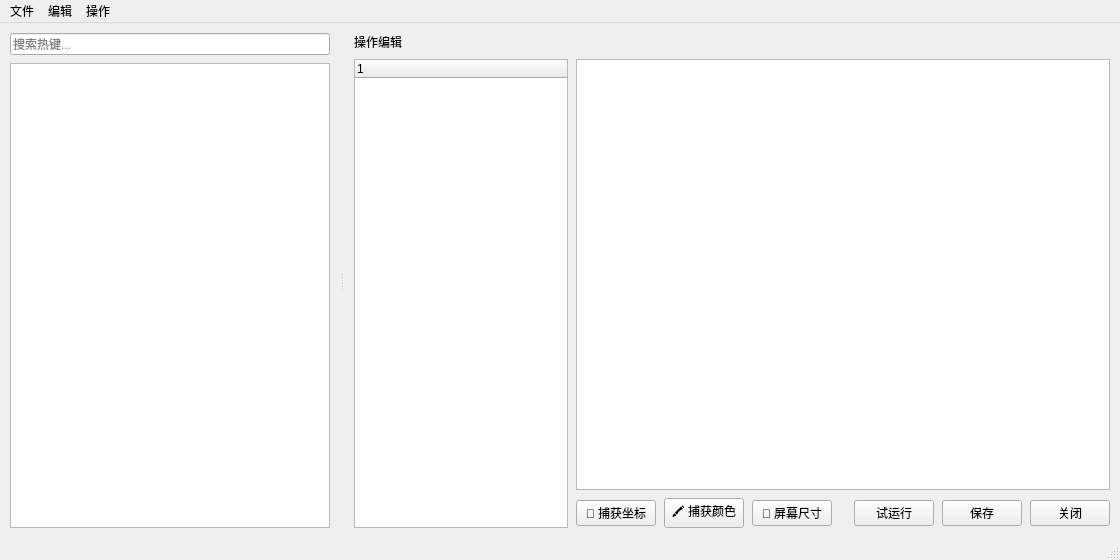
<?xml version="1.0" encoding="UTF-8"?>
<ui version="4.0">
 <class>MainWindow</class>
 <widget class="QMainWindow" name="MainWindow">
  <property name="geometry">
   <rect>
    <x>0</x>
    <y>0</y>
    <width>1120</width>
    <height>560</height>
   </rect>
  </property>
  <property name="minimumSize">
   <size>
    <width>370</width>
    <height>480</height>
   </size>
  </property>
  <property name="windowTitle">
   <string>HotKey - 热键工具</string>
  </property>
  <widget class="QWidget" name="centralWidget">
   <layout class="QHBoxLayout" name="centralLayout">
    <property name="spacing">
     <number>0</number>
    </property>
    <property name="leftMargin">
     <number>0</number>
    </property>
    <property name="topMargin">
     <number>0</number>
    </property>
    <property name="rightMargin">
     <number>0</number>
    </property>
    <property name="bottomMargin">
     <number>0</number>
    </property>
    <item>
     <widget class="QSplitter" name="centralSplitter">
      <property name="orientation">
       <enum>Qt::Horizontal</enum>
      </property>
      <property name="childrenCollapsible">
       <bool>false</bool>
      </property>
      <widget class="QWidget" name="listPanel">
       <property name="minimumSize">
        <size>
         <width>340</width>
         <height>0</height>
        </size>
       </property>
       <layout class="QVBoxLayout" name="listLayout">
        <property name="spacing">
         <number>8</number>
        </property>
        <property name="leftMargin">
         <number>10</number>
        </property>
        <property name="topMargin">
         <number>10</number>
        </property>
        <property name="rightMargin">
         <number>10</number>
        </property>
        <property name="bottomMargin">
         <number>10</number>
        </property>
        <item>
         <widget class="QLineEdit" name="searchEdit">
          <property name="placeholderText">
           <string>搜索热键...</string>
          </property>
          <property name="clearButtonEnabled">
           <bool>true</bool>
          </property>
         </widget>
        </item>
        <item>
         <widget class="QTableView" name="hotkeyTable">
          <property name="alternatingRowColors">
           <bool>true</bool>
          </property>
          <property name="selectionBehavior">
           <enum>QAbstractItemView::SelectRows</enum>
          </property>
          <property name="selectionMode">
           <enum>QAbstractItemView::SingleSelection</enum>
          </property>
          <property name="editTriggers">
           <set>QAbstractItemView::NoEditTriggers</set>
          </property>
          <property name="showGrid">
           <bool>false</bool>
          </property>
          <property name="contextMenuPolicy">
           <enum>Qt::CustomContextMenu</enum>
          </property>
         </widget>
        </item>
       </layout>
      </widget>
      <widget class="QWidget" name="editorPanel">
       <layout class="QVBoxLayout" name="editorLayout">
        <property name="spacing">
         <number>8</number>
        </property>
        <property name="leftMargin">
         <number>10</number>
        </property>
        <property name="topMargin">
         <number>10</number>
        </property>
        <property name="rightMargin">
         <number>10</number>
        </property>
        <property name="bottomMargin">
         <number>10</number>
        </property>
        <item>
         <widget class="QLabel" name="lblEditing">
          <property name="text">
           <string>操作编辑</string>
          </property>
         </widget>
        </item>
        <item>
         <layout class="QHBoxLayout" name="editorBody">
          <property name="spacing">
           <number>8</number>
          </property>
          <item>
           <widget class="StatementTree" name="statementTree">
            <property name="minimumSize">
             <size>
              <width>190</width>
              <height>0</height>
             </size>
            </property>
            <property name="maximumSize">
             <size>
              <width>240</width>
              <height>16777215</height>
             </size>
            </property>
           </widget>
          </item>
          <item>
           <layout class="QVBoxLayout" name="editorColumn">
            <property name="spacing">
             <number>8</number>
            </property>
            <item>
             <widget class="ScriptEditor" name="scriptEditor"/>
            </item>
            <item>
             <layout class="QHBoxLayout" name="editorToolbar">
              <item>
               <widget class="QPushButton" name="btnCapturePos">
                <property name="text">
                 <string>🎯 捕获坐标</string>
                </property>
               </widget>
              </item>
              <item>
               <widget class="QPushButton" name="btnCaptureColor">
                <property name="text">
                 <string>🖍 捕获颜色</string>
                </property>
               </widget>
              </item>
              <item>
               <widget class="QPushButton" name="btnScreenSize">
                <property name="text">
                 <string>📐 屏幕尺寸</string>
                </property>
               </widget>
              </item>
              <item>
               <spacer name="editorSpacer">
                <property name="orientation">
                 <enum>Qt::Horizontal</enum>
                </property>
                <property name="sizeHint" stdset="0">
                 <size>
                  <width>40</width>
                  <height>20</height>
                 </size>
                </property>
               </spacer>
              </item>
              <item>
               <widget class="QPushButton" name="btnRunOnce">
                <property name="text">
                 <string>试运行</string>
                </property>
               </widget>
              </item>
              <item>
               <widget class="QPushButton" name="btnSaveScript">
                <property name="text">
                 <string>保存</string>
                </property>
               </widget>
              </item>
              <item>
               <widget class="QPushButton" name="btnCloseEditor">
                <property name="text">
                 <string>关闭</string>
                </property>
               </widget>
              </item>
             </layout>
            </item>
           </layout>
          </item>
         </layout>
        </item>
       </layout>
      </widget>
     </widget>
    </item>
   </layout>
  </widget>
  <widget class="QMenuBar" name="menubar">
   <property name="geometry">
    <rect>
     <x>0</x>
     <y>0</y>
     <width>1120</width>
     <height>24</height>
    </rect>
   </property>
   <widget class="QMenu" name="menuFile">
    <property name="title">
     <string>文件</string>
    </property>
    <addaction name="actionImport"/>
    <addaction name="actionExport"/>
    <addaction name="separator"/>
    <addaction name="actionQuit"/>
   </widget>
   <widget class="QMenu" name="menuEdit">
    <property name="title">
     <string>编辑</string>
    </property>
    <addaction name="actionNew"/>
    <addaction name="actionDelete"/>
   </widget>
   <widget class="QMenu" name="menuAction">
    <property name="title">
     <string>操作</string>
    </property>
    <addaction name="actionSearch"/>
    <addaction name="actionToggleEditor"/>
    <addaction name="separator"/>
    <addaction name="actionStart"/>
    <addaction name="actionStop"/>
   </widget>
   <addaction name="menuFile"/>
   <addaction name="menuEdit"/>
   <addaction name="menuAction"/>
  </widget>
  <widget class="QStatusBar" name="statusbar"/>
  <action name="actionImport">
   <property name="text">
    <string>导入...</string>
   </property>
   <property name="shortcut">
    <string>Ctrl+O</string>
   </property>
  </action>
  <action name="actionExport">
   <property name="text">
    <string>导出...</string>
   </property>
   <property name="shortcut">
    <string>Ctrl+Shift+S</string>
   </property>
  </action>
  <action name="actionQuit">
   <property name="text">
    <string>退出</string>
   </property>
   <property name="shortcut">
    <string>Ctrl+Q</string>
   </property>
  </action>
  <action name="actionNew">
   <property name="text">
    <string>新建热键</string>
   </property>
   <property name="shortcut">
    <string>Ctrl+N</string>
   </property>
  </action>
  <action name="actionDelete">
   <property name="text">
    <string>删除热键</string>
   </property>
   <property name="shortcut">
    <string>Ctrl+Del</string>
   </property>
  </action>
  <action name="actionSearch">
   <property name="text">
    <string>搜索</string>
   </property>
   <property name="shortcut">
    <string>Ctrl+F</string>
   </property>
  </action>
  <action name="actionToggleEditor">
   <property name="text">
    <string>显示操作编辑</string>
   </property>
   <property name="checkable">
    <bool>true</bool>
   </property>
   <property name="shortcut">
    <string>Ctrl+E</string>
   </property>
  </action>
  <action name="actionStart">
   <property name="text">
    <string>启动监听</string>
   </property>
   <property name="shortcut">
    <string>F5</string>
   </property>
  </action>
  <action name="actionStop">
   <property name="text">
    <string>停止监听</string>
   </property>
   <property name="shortcut">
    <string>Shift+F5</string>
   </property>
  </action>
 </widget>
 <customwidgets>
  <customwidget>
   <class>ScriptEditor</class>
   <extends>QPlainTextEdit</extends>
   <header>hotkey.ui.widgets.script_editor</header>
  </customwidget>
  <customwidget>
   <class>StatementTree</class>
   <extends>QTreeWidget</extends>
   <header>hotkey.ui.widgets.statement_tree</header>
  </customwidget>
 </customwidgets>
 <resources/>
 <connections/>
</ui>
